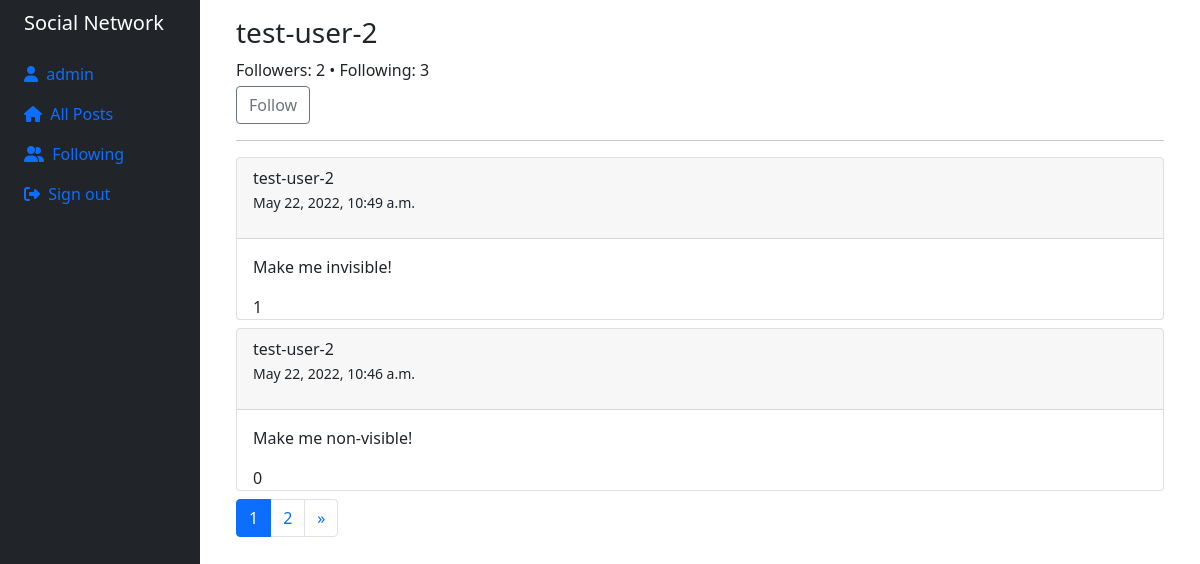
The app's page /profile/6 (signed in), older data.
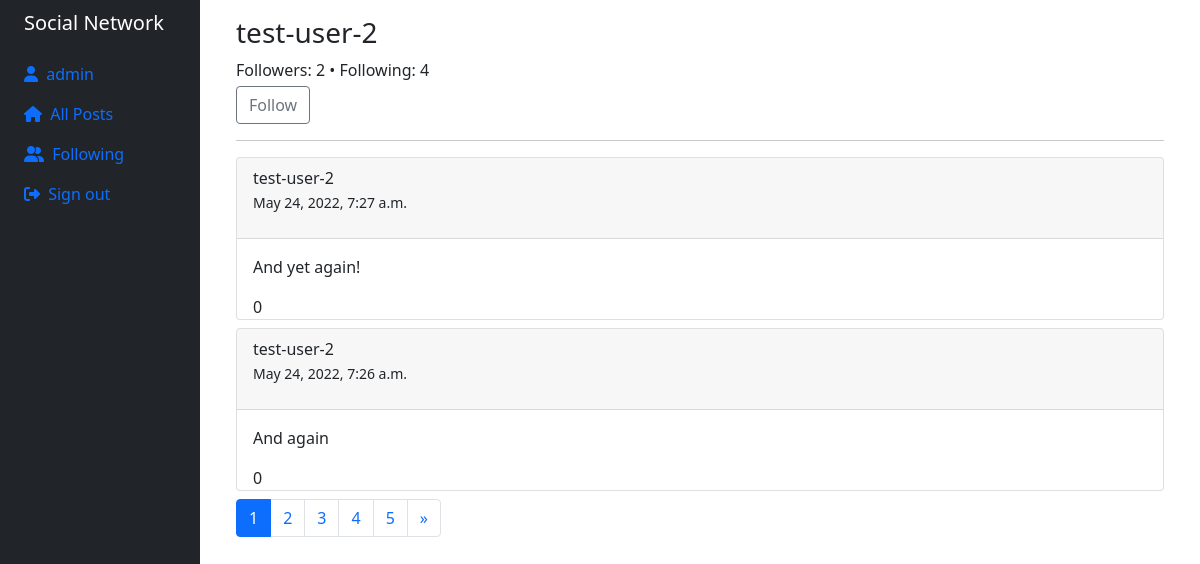
The same page, newer data.
### network/models.py (models this page shows, shortened)
class Post(models.Model):
    author = models.ForeignKey(
        User, on_delete=models.CASCADE, related_name="posts")
    content = models.TextField()
    likes = models.ManyToManyField(User, blank=True)
    created_on = models.DateTimeField(default=timezone.now)
    is_visible = models.BooleanField(default=True)
    class Meta:
        ordering = ["-id"]
    def get_likes(self):
        return self.likes.all().count()

class User(AbstractUser):
    followers = models.ManyToManyField(
        "self", symmetrical=False, related_name="following", blank=True)
    def get_followers(self):
        return self.followers.all()
    def count_followers(self):
        return self.get_followers().count()
    def get_following(self):
        return self.following.all()
    def count_following(self):
        return self.get_following().count()

### network/views.py (the view)
# urls.py: path("profile/<int:user_id>", views.profile, name="profile"),
@login_required
def profile(request, user_id):
    user = User.objects.get(pk=user_id)
    num_followers = user.count_followers()
    num_following = user.count_following()
    posts = Post.objects.filter(author=user)
    page_number = request.GET.get("page", 1)
    paginator = Paginator(posts, 2)
    try:
        page_obj = paginator.page(page_number)
    except PageNotAnInteger:
        page_obj = paginator.page(1)
    except EmptyPage:
        page_obj = paginator.page(paginator.num_pages)
    context = {
        "user": user,
        "followers": num_followers,
        "following": num_following,
        "page_obj": page_obj
    }
    return render(request, "network/profile.html", context)

### network/templates/network/profile.html (shortened to what this page needs)
{% extends "network/layout.html" %}
{% load static %}
{% block body %}
{% if user.is_authenticated %}
<div class="container">
    <div>
        <h3>{{ user.username }}</h3>
        Followers: <span id="followers">{{ followers }}</span>
        <span>&bullet;</span>
        Following: <span>{{ following }}</span>
        <div class="my-1">
            {% if request.user.id != user.id %}
            <button class="btn btn-outline-secondary btn-block" id="follow-btn" data-follower-id="{{ request.user.id }}"
                data-user-id="{{ user.id }}">
                {% if request.user not in user.get_followers %}
                Follow
                {% else %}
                Following
                {% endif %}
            </button>
            {% endif %}
        </div>
        <hr>
        {% for post in page_obj %}
        <div class="card my-2">
            <div class="card-header">
                {{ post.author }}
                <p><small>{{ post.created_on }}</small></p>
            </div>
            <div class="card-body" data-parent-id="{{ post.id }}">
                <p class="card-text" id="content-{{ post.id }}">{{ post.content }}</p>
            </div>
            <div class="mx-2">
                <div class="like mx-2">
                    <span>{{ post.get_likes }}</span>
                </div>
            </div>
        </div>
        {% endfor %}
        <nav aria-label="Page navigation example">
            <ul class="pagination">
                {% for i in page_obj.paginator.page_range %}
                {% if page_obj.number == i %}
                <li class="page-item active" aria-current="page">
                    <span class="page-link">
                        {{ i }}
                    </span>
                </li>
                {% else %}
                <li class="page-item"><a class="page-link" href="?page={{ i }}">{{ i }}</a></li>
                {% endif %}
                {% endfor %}
                {% if page_obj.has_next %}
                <li class="page-item"><a class="page-link" href="?page={{ page_obj.next_page_number }}">&raquo;</a></li>
                {% endif %}
            </ul>
        </nav>
    </div>
</div>
{% endif %}
{% endblock %}

Row changes from the older to the newer data that the page shows:
no longer on this page (row edited): Post: author "test-user-2", created_on "May 22, 2022, 10:49 a.m.", content "Make me invisible!", get_likes "1"
no longer on this page (row unchanged): Post: author "test-user-2", created_on "May 22, 2022, 10:46 a.m.", content "Make me non-visible!", get_likes "0"
added Post: author "test-user-2", created_on "May 24, 2022, 7:27 a.m.", content "And yet again!", get_likes "0"
added Post: author "test-user-2", created_on "May 24, 2022, 7:26 a.m.", content "And again", get_likes "0"
Text that changed along with them:
{{ following }}: "3" → "4"
new list line: "3"
new list line: "4"
new list line: "5"
